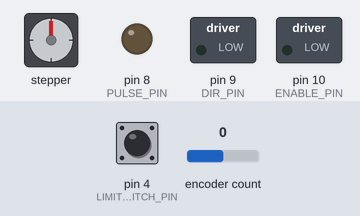
A program run on a simulated Arduino Mega 2560, built with avr-gcc and run on an emulated ATmega2560. Parts: stepper motor, switched loads named in the program (green lamp = pin HIGH), output pins drawn as LEDs (lit = HIGH). The test bench sets the inputs (shaded band); at power-on: pin 4 (LIMIT_SWITCH_PIN) LOW, encoder count 0. Stepper angles assume 200 steps per turn.

Above: at 9.3 s.
Timing chart, 0 to 10.8 s (numbered marks = the images above):
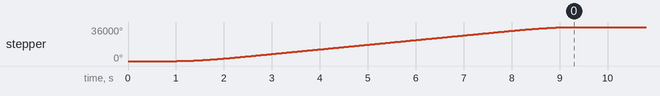

The program:

main.cpp
```cpp
#include <Arduino.h>
#include "Encoder.h"
#include "AccelStepper.h"

// PIN DEFINE
#define LIMIT_SWITCH_PIN 4
#define EN_A_PIN 2
#define EN_B_PIN 3

#define PULSE_PIN 8
#define DIR_PIN 9
#define ENABLE_PIN 10
//

#define ENCODE_RES 8000

const float PI2 = 2.0 * PI;
const float THETA_THRESHOLD = PI / 12;

#define ENCODER_POS_TO_DEGREE(ENCODE_POS) ( ( ENCODE_POS / ENCODE_RES ) * 360.0 )
// #define DEGREE_TO_RAD(DEGREE) (DEGREE * PI / 180.0)


// #define DEBUG_POLLING

enum direction { right, left };

Encoder encoder(EN_A_PIN, EN_B_PIN);

#define DRIVER_MODE 1

// position -20888 - 0

AccelStepper stepper = AccelStepper( DRIVER_MODE, PULSE_PIN, DIR_PIN );

// Config define
#define MAX_CART_SPEED 5500

float getAngle(float pulse, float ppr){
  float angle = (PI + PI2 * pulse / ppr);
  while (angle > PI) {
    angle -= PI2;
  }
  while (angle < -PI) {
    angle += PI2;
  }
  return angle;
}

boolean isControllable(float theta) {
  return fabs(theta) < THETA_THRESHOLD;
}

bool isLimitSwitchOn() {
  return digitalRead( LIMIT_SWITCH_PIN )? false : true;
}

void _debugHardwarePolling() {
  #ifdef DEBUG_POLLING

    const int time = 1000;
    static uint32_t last_time = 0;

    if ( millis() - last_time >= time )
    {
      Serial.print( "LIMIT: " );
      Serial.print( isLimitSwitchOn() );
      Serial.print( " " );

      Serial.print( "Encoder: " );
      Serial.print( encoder.read() );
      Serial.print(" ");

      Serial.print( "Pendulum angle: " );
      Serial.print( getAngle(encoder.read(), ENCODE_RES) );
      Serial.print(" ");


      Serial.print(stepper.distanceToGo());
      Serial.print(" ");
      Serial.print(stepper.currentPosition());
      Serial.print(" ");

      Serial.print( "Pluse per sec: " );
      Serial.println( stepper.speed() );

      last_time = millis();

    }

  #endif
}

void pinSetup() {
  pinMode( LIMIT_SWITCH_PIN, INPUT );
  pinMode( PULSE_PIN, OUTPUT );
  pinMode( DIR_PIN, OUTPUT );
  pinMode( ENABLE_PIN, OUTPUT );
}

void controlStepMotor( direction dir, uint16_t target_pos ){
  digitalWrite( DIR_PIN, dir );
  for( uint16_t pos = 0; pos < target_pos; pos++ ){
    digitalWrite( ENABLE_PIN, LOW );
    digitalWrite(PULSE_PIN, HIGH);
    delayMicroseconds(15);
    digitalWrite(PULSE_PIN, LOW);
    delayMicroseconds(15);
  }
}

void configHardware() {
  digitalWrite( ENABLE_PIN, LOW ); //Enable Step motor driver
  stepper.setMaxSpeed(MAX_CART_SPEED);
  stepper.setAcceleration(MAX_CART_SPEED);
  stepper.setSpeed(MAX_CART_SPEED);
  stepper.setPinsInverted(1); //plus = right
}

float pidControl(float setpoint, float current_point) {
  // Return Max speed
  const float KP = 1200000;
  const float KI = 0;
  const float KD = 200000;
  float current_pos = current_point;
  static float sum_error = 0.0;
  static float pre_error = 0.0;
  float speed = 0.0;
  float error = 0.0;

  error = current_pos - setpoint;
  sum_error = sum_error + error;

  // if (error < 0){
  //   error = -1.0f;
  // }else if (error > 0) {
  //   error = 1.0f;
  // } else {
  //   error = 0.0f;
  // }

  speed = (error * KP) + (sum_error * KI) + (pre_error * KD);
  speed = constrain(speed, -MAX_CART_SPEED, MAX_CART_SPEED);
  pre_error = error;
  return -speed;
}

void goToHome() {
  while(!isLimitSwitchOn()){
    stepper.runSpeed();
    _debugHardwarePolling();
  }
  stepper.stop();
  stepper.setCurrentPosition(0);
}

void goToMid() {
  stepper.moveTo(-20000);
  while(stepper.isRunning()){
    stepper.run();
    _debugHardwarePolling();
  }
  stepper.stop();
}

void setup() {
  Serial.begin(9600);
  pinSetup();
  configHardware();
  goToHome();
  delay(1000);
  goToMid();
}


void loop() {
  static uint32_t last_time = 0;
  const int interval_time = 50;
  if (millis() - last_time > interval_time){
    float theta = getAngle(encoder.read(),  ENCODE_RES);
    float speed = pidControl(0.0, theta);
    if (!(isControllable(theta))){
      stepper.setSpeed(0);
    } else {
      stepper.setSpeed(speed);
    }
    last_time = millis();
  }

  if (!(stepper.speed() == 0)) stepper.runSpeed();
  _debugHardwarePolling();
}
```

Measured:
- by itself, stepper: turns 36000° clockwise in 8.3 s
